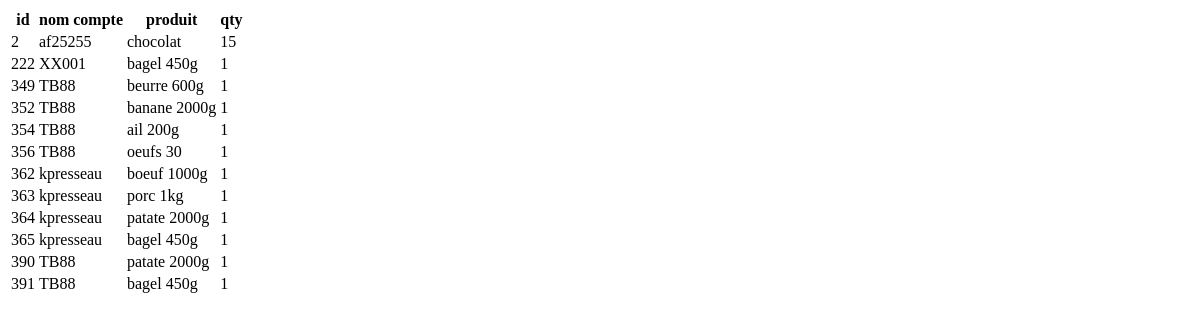
Page /panier/liste/ on the earlier database version.
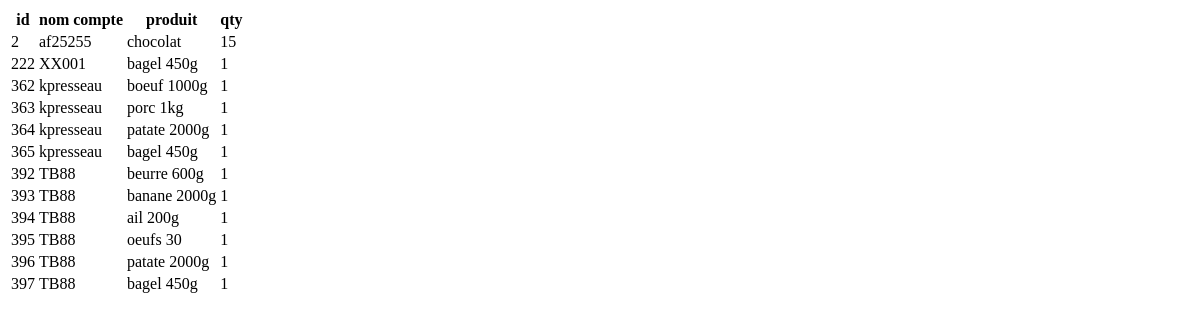
Same page on the later database version.
### gestion_vente/models.py (models this page shows)
class LignePanier(models.Model):
    nomCompte = models.ForeignKey(verbose_name='id compte',to="CompteUser", to_field="nomCompte",on_delete= models.CASCADE)
    idProduit = models.ForeignKey(verbose_name='id produit',to="Produit", to_field="id",on_delete= models.CASCADE)
    quantite = models.IntegerField(verbose_name="quantite")

class CompteUser(models.Model):
    nomCompte = models.CharField(verbose_name='Nom Compte',max_length=20, unique=True)
    nom = models.CharField(verbose_name='Nom',  max_length=20)
    prenom = models.CharField(verbose_name='Prenom', max_length=20)
    telephone = models.CharField(verbose_name='Telephone', max_length=20)
    courriel = models.EmailField(verbose_name='courriel')
    motDePasse = models.CharField(verbose_name='Mot de passe',  max_length=64)
    dateNaissance = models.DateField(verbose_name='Date de naissance', null=True, blank=True)
    gender_choices = (
        (1, 'Homme'),
        (2, 'Femme'),
    )
    gender = models.SmallIntegerField(verbose_name='Sexe', choices=gender_choices,null=True, blank=True)
    def __str__(self) -> str:
        return self.nomCompte

class Produit(models.Model):
    nomProduit = models.CharField(verbose_name='Nom du Produit', max_length=20)
    typeProduit = models.CharField(verbose_name='type du produit', max_length=20, default="produit")
    prixUnitair = models.DecimalField(verbose_name="Prix Unitaire", max_digits=10, decimal_places=2, default=0)
    lienPhoto = models.CharField(verbose_name='lien photo', max_length=100, default="")
    def __str__(self) -> str:
        return self.nomProduit

### gestion_vente/views.py (the view)
# urls.py: path("panier/liste/", views.liste_ligne_panier, name="liste_ligne_panier"),
def liste_ligne_panier(request):
    liste = models.LignePanier.objects.all()
    return render(request, "liste_panier.html", {"liste": liste})

### gestion_vente/templates/liste_panier.html (shortened to what this page needs)
<!DOCTYPE html>
<html lang="en">
<head>
</head>
<body>
    <table>
        <thead>
            <th>id</th>
            <th>nom compte</th>
            <th>produit</th>
            <th>qty</th>
        </thead>
        <tbody>
            {% for obj in liste %}
            <tr>
                <td>{{obj.id}}</td>
                <td>{{obj.nomCompte}}</td>
                <td>{{obj.idProduit}}</td>
                <td>{{obj.quantite}}</td>
            </tr>
            {% endfor %}
        </tbody>
    </table>
</body>
</html>

Differences in the rows shown:
removed LignePanier: id "349", nomCompte "TB88", idProduit "beurre 600g", quantite "1"
removed LignePanier: id "352", nomCompte "TB88", idProduit "banane 2000g", quantite "1"
removed LignePanier: id "354", nomCompte "TB88", idProduit "ail 200g", quantite "1"
removed LignePanier: id "356", nomCompte "TB88", idProduit "oeufs 30", quantite "1"
removed LignePanier: id "390", nomCompte "TB88", idProduit "patate 2000g", quantite "1"
removed LignePanier: id "391", nomCompte "TB88", idProduit "bagel 450g", quantite "1"
added LignePanier: id "392", nomCompte "TB88", idProduit "beurre 600g", quantite "1"
added LignePanier: id "393", nomCompte "TB88", idProduit "banane 2000g", quantite "1"
added LignePanier: id "394", nomCompte "TB88", idProduit "ail 200g", quantite "1"
added LignePanier: id "395", nomCompte "TB88", idProduit "oeufs 30", quantite "1"
added LignePanier: id "396", nomCompte "TB88", idProduit "patate 2000g", quantite "1"
added LignePanier: id "397", nomCompte "TB88", idProduit "bagel 450g", quantite "1"
